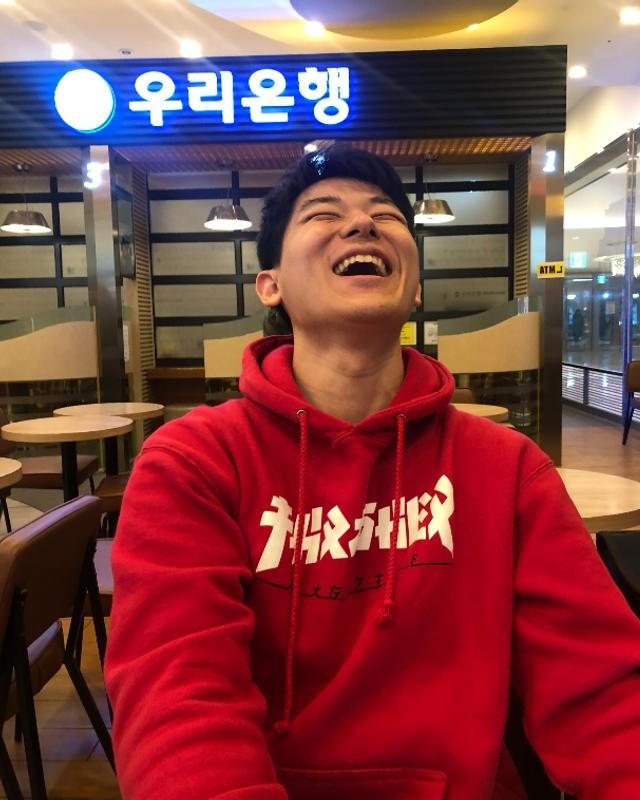
#> input picture Img/Minsoo.jpg, 640 x 800 px
$ python Convolution.py
#> lines starting #> are read from the running program, lines starting #| are printed output that depends on the picture
#import cupy as np
import numpy as np
import matplotlib.pyplot as plt
import FourierTransform

import cv2

def template_matching(template,target):
	"""
	(location_coordinate, correlation_image) = template_matching(template_window_image, target_image)
	template: is the smaller cutout you want to find in the target_image
	target: is the big image where the feature you want to find is located in
	This is scale covariant, so if the template and target scale doesn't match, it won't work.
	"""
	#template_x, template_y = np.shape(template)[:2]
	#target = pad_image(target,(template_x,template_y))
	match = cv2.matchTemplate(target, template, cv2.TM_CCOEFF_NORMED)
	height, width = np.shape(match)[:2]
	match_index = match.argmax()
	x_loc, y_loc = (match_index // width, match_index % width)
	return(((x_loc, y_loc), match))

# [212 lines left out: functions naive_convolve, pad_image, naive_single_channel, naive_matching, convolution_ft, extend_kernel, not called in this run]


if __name__ == "__main__":
	cv_g_minsoo = cv2.imread("./Img/Minsoo.jpg",cv2.IMREAD_GRAYSCALE)
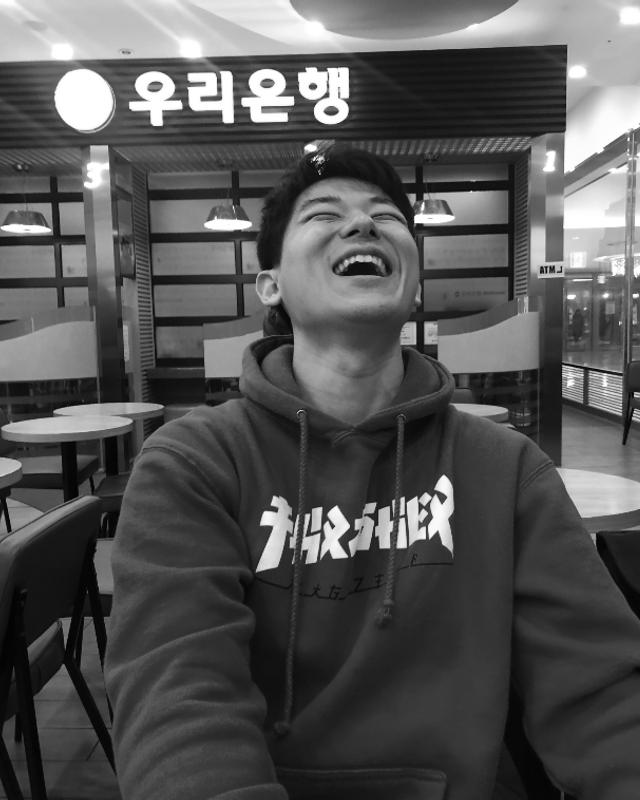
#> cv_g_minsoo: shape (800, 640); min 0, max 255, mean 85
	cv_g_ear = cv2.imread("./Img/Ear.jpg",cv2.IMREAD_GRAYSCALE)
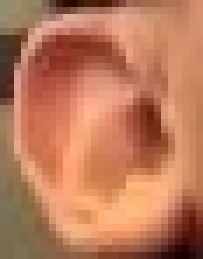
#> input picture Img/Ear.jpg, 29 x 37 px (shown 7 times larger)
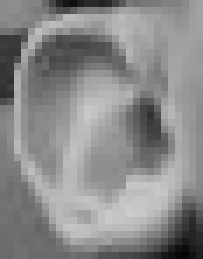
#> cv_g_ear: shape (37, 29) (shown 7 times larger); min 7, max 203, mean 137.5
	coord, match_img = template_matching(cv_g_ear, cv_g_minsoo)
#> in template_matching, `match = cv2.matchTemplate(target, template, cv2.TM_CCOEFF_NORMED)`:
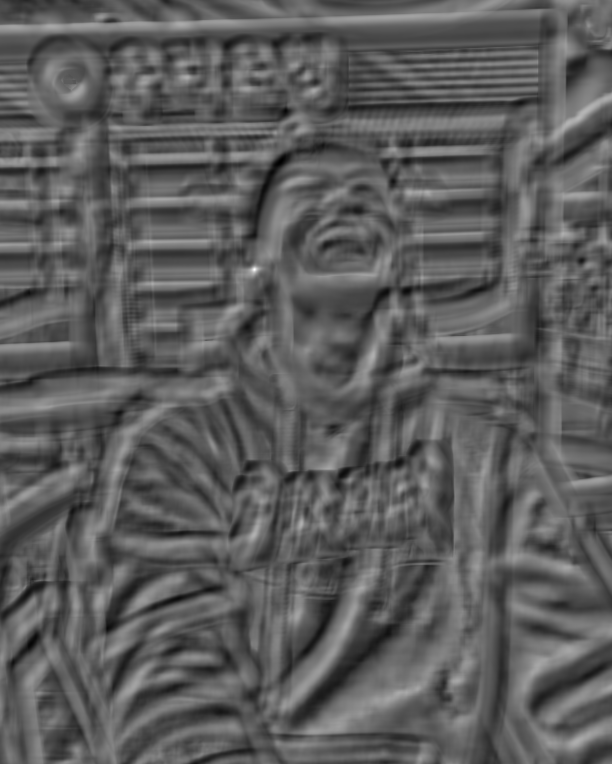
#> match: shape (764, 612) float32; min -0.573, max 0.999, mean -9.55e-05; drawn with min black and max white
#> in template_matching, `match_index = match.argmax()`: match_index = 164882
#> in template_matching, `x_loc, y_loc = (match_index // width, match_index % width)`: x_loc = 269; y_loc = 254
#> coord = (269, 254)
	print(coord)
#| (269, 254)
	plt.subplot(131)
	plt.imshow(cv_g_minsoo,'gray')
	plt.subplot(132)
	plt.imshow(cv_g_ear,'gray')
	plt.subplot(133)
	plt.imshow(match_img,'gray')
	plt.show()


#######################################################################
# Old examples for testing. You can ignore this part.
"""
if __name__ == "__main__":
	# Images
	minsoo = plt.imread("./Img/Minsoo.jpg")/255
	hailey = plt.imread("./Img/Hailey.jpg")/255
	poodle = plt.imread("./Img/Poodle.jpg")/255
	ear = plt.imread("./Img/Ear.jpg")/255

	# GrayScale
	g_minsoo = np.average(minsoo, axis = 2)
	g_hailey = np.average(hailey, axis = 2)
	g_poodle = np.average(poodle, axis = 2)
	g_ear = np.average(ear, axis = 2)

	# OpenCV images
	cv_minsoo = cv2.imread("./Img/Minsoo.jpg")
	cv_hailey = cv2.imread("./Img/Hailey.jpg")
	cv_poodle = cv2.imread("./Img/Poodle.jpg")
	cv_ear = cv2.imread("./Img/Ear.jpg")
	cv_g_minsoo = cv2.imread("./Img/Minsoo.jpg",cv2.IMREAD_GRAYSCALE)
	cv_g_hailey = cv2.imread("./Img/Hailey.jpg",cv2.IMREAD_GRAYSCALE)
	cv_g_poodle = cv2.imread("./Img/Poodle.jpg",cv2.IMREAD_GRAYSCALE)
	cv_g_ear = cv2.imread("./Img/Ear.jpg",cv2.IMREAD_GRAYSCALE)


	#kernels
	sobel = np.array([[-1, -1, -1],[-1, 8, -1],[-1, -1, -1]])
	sobel2 = np.array([[-2, -2, -2],[-2, 16, -2],[-2, -2, -2]])

	translation = np.zeros((101,101))
	translation[0,0] = 1


	# [4 lines of commented-out code are left out]
	coord, match_img = template_matching(cv_ear, cv_minsoo)
	print(coord)
	coord, match_img = naive_matching(g_minsoo, g_ear, False)
	print(coord)
	plt.subplot(131)
	plt.imshow(g_minsoo,'gray')
	plt.subplot(132)
	plt.imshow(g_ear,'gray')
	plt.subplot(133)
	plt.imshow(match_img,'gray')
	plt.show()
"""
#######################################################################
